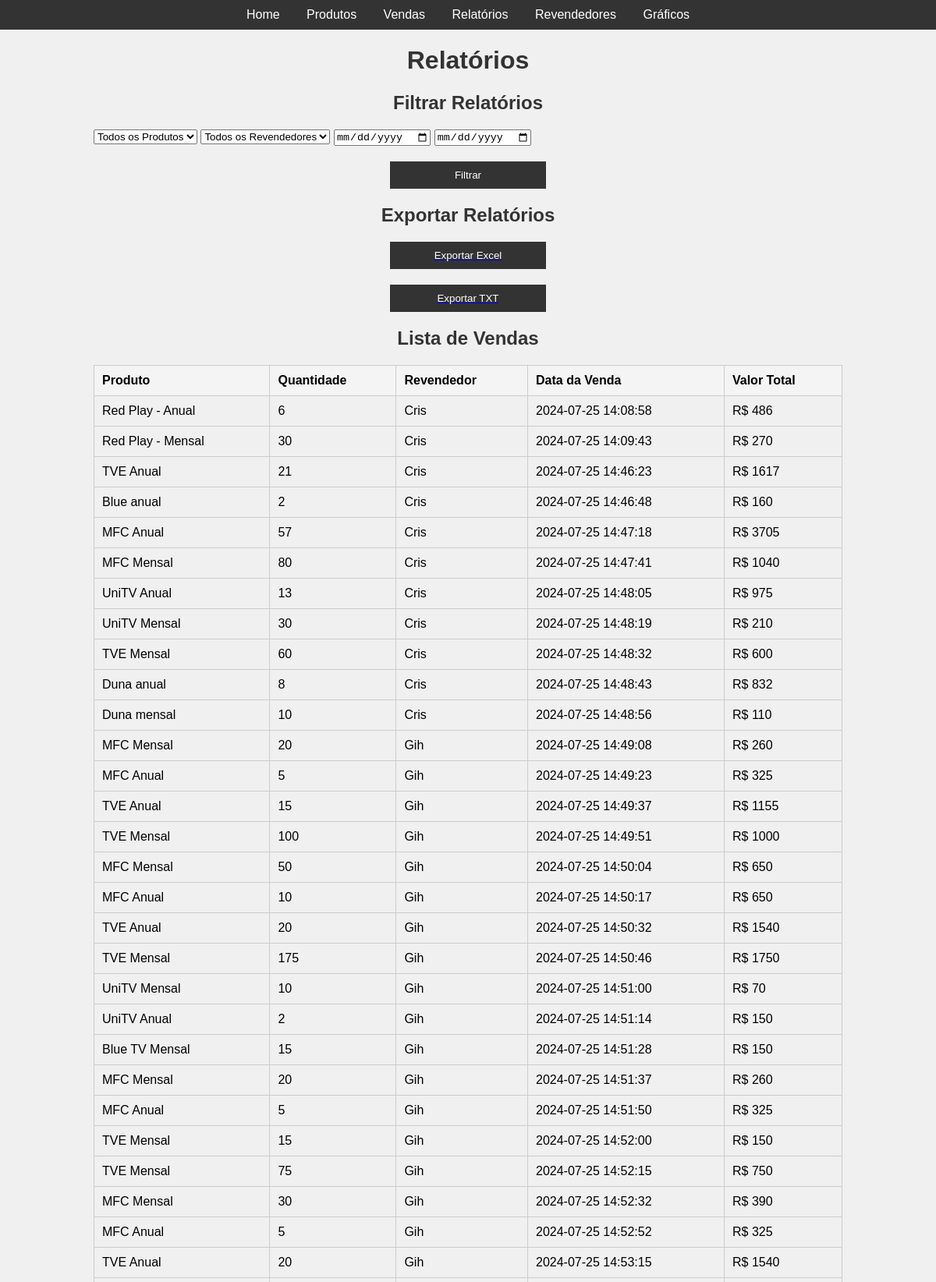
Screenshot of /relatorios (upper part) with the database file from the repository.
### tables this page shows
CREATE TABLE "sales" (
            id INTEGER PRIMARY KEY AUTOINCREMENT,
            product_id INTEGER,
            quantity INTEGER,
            buyer TEXT DEFAULT NULL,
            cliente_id INTEGER,
            sale_date TEXT
        , revendedor_id INTEGER);

CREATE TABLE products (
    id INTEGER PRIMARY KEY AUTOINCREMENT,
    name TEXT NOT NULL,
    price REAL NOT NULL,
    logo TEXT
);

CREATE TABLE revendedores (
            id INTEGER PRIMARY KEY AUTOINCREMENT,
            nome TEXT NOT NULL
        );

### app.py (the view)
@app.route('/relatorios', methods=['GET'])
def relatorios():
    product_filter = request.args.get('product_filter', type=int)
    revendedor_filter = request.args.get('revendedor_filter', type=int)
    query = """
        SELECT sales.id, products.name AS product_name, sales.quantity, revendedores.nome AS revendedor, sales.sale_date,
               (sales.quantity * products.price) AS total_value
        FROM sales
        INNER JOIN products ON sales.product_id = products.id
        INNER JOIN revendedores ON sales.revendedor_id = revendedores.id
    """
    conditions = []
    params = []
    if product_filter:
        conditions.append("sales.product_id = ?")
        params.append(product_filter)
    if revendedor_filter:
        conditions.append("sales.revendedor_id = ?")
        params.append(revendedor_filter)
    if conditions:
        query += " WHERE " + " AND ".join(conditions)
    conn = get_db_connection()
    sales_data = conn.execute(query, params).fetchall()
    products = conn.execute("SELECT * FROM products").fetchall()
    revendedores = conn.execute("SELECT * FROM revendedores").fetchall()
    conn.close()
    total_quantities = sum([sale['quantity'] for sale in sales_data])
    total_values = sum([sale['total_value'] for sale in sales_data])
    return render_template('relatorios.html', sales=sales_data, products=products, revendedores=revendedores, total_quantities=total_quantities, total_values=total_values)

### app.py (called while the page is built)
def get_db_connection():
    conn = sqlite3.connect('database.db')
    conn.row_factory = sqlite3.Row
    return conn

### templates/relatorios.html (shortened to what this page needs)
<!DOCTYPE html>
<html lang="en">
<head>
</head>
<body>
    <header>
        <nav>
            <a href="{{ url_for('index') }}">Home</a>
            <a href="{{ url_for('produtos') }}">Produtos</a>
            <a href="{{ url_for('vendas') }}">Vendas</a>
            <a href="{{ url_for('relatorios') }}">Relatórios</a>
            <a href="{{ url_for('revendedores') }}">Revendedores</a>
            <a href="{{ url_for('graficos') }}">Gráficos</a>
        </nav>
    </header>
    <div class="container">
        <h1>Relatórios</h1>
        <h2>Filtrar Relatórios</h2>
        <form method="get" action="{{ url_for('relatorios') }}">
            <select name="product_filter">
                <option value="">Todos os Produtos</option>
            </select>
            <select name="revendedor_filter">
                <option value="">Todos os Revendedores</option>
            </select>
            <input type="date" name="start_date">
            <input type="date" name="end_date">
            <button type="submit">Filtrar</button>
        </form>
        <h2>Exportar Relatórios</h2>
        <a href="{{ url_for('export_excel') }}">
            <button>Exportar Excel</button>
        </a>
        <a href="{{ url_for('export_text') }}">
            <button>Exportar TXT</button>
        </a>
        <h2>Lista de Vendas</h2>
        <table>
            <thead>
                <tr>
                    <th>Produto</th>
                    <th>Quantidade</th>
                    <th>Revendedor</th>
                    <th>Data da Venda</th>
                    <th>Valor Total</th>
                </tr>
            </thead>
            <tbody>
                {% for sale in sales %}
                <tr>
                    <td>{{ sale.product_name }}</td>
                    <td>{{ sale.quantity }}</td>
                    <td>{{ sale.revendedor }}</td>
                    <td>{{ sale.sale_date }}</td>
                    <td>R$ {{ sale.total_value }}</td>
                </tr>
                {% endfor %}
            </tbody>
        </table>
    </div>
</body>
</html>

### templates/relatorios.html (style rules this page uses)
body { font-family: Arial, sans-serif; margin: 0; padding: 0; background-color: #f0f0f0; }
header, footer { background-color: #333; color: white; text-align: center; padding: 10px 0; }
nav a { color: white; margin: 0 15px; text-decoration: none; }
.container { width: 80%; margin: auto; overflow: hidden; }
h1, h2 { text-align: center; color: #333; }
table { width: 100%; border-collapse: collapse; margin: 20px 0; }
table, th, td { border: 1px solid #ccc; }
th, td { padding: 10px; text-align: left; }
th { background-color: #f4f4f4; }
button { background-color: #333; color: white; border: none; padding: 10px; cursor: pointer; display: block; margin: 20px auto; width: 200px; }

### rows the page displays
sales: product_name "Red Play - Anual", quantity "6", revendedor "Cris", sale_date "2024-07-25 14:08:58", total_value "486"
sales: product_name "Red Play - Mensal", quantity "30", revendedor "Cris", sale_date "2024-07-25 14:09:43", total_value "270"
sales: product_name "TVE Anual", quantity "21", revendedor "Cris", sale_date "2024-07-25 14:46:23", total_value "1617"
sales: product_name "Blue anual", quantity "2", revendedor "Cris", sale_date "2024-07-25 14:46:48", total_value "160"
sales: product_name "MFC Anual", quantity "57", revendedor "Cris", sale_date "2024-07-25 14:47:18", total_value "3705"
sales: product_name "MFC Mensal", quantity "80", revendedor "Cris", sale_date "2024-07-25 14:47:41", total_value "1040"
sales: product_name "UniTV Anual", quantity "13", revendedor "Cris", sale_date "2024-07-25 14:48:05", total_value "975"
sales: product_name "UniTV Mensal", quantity "30", revendedor "Cris", sale_date "2024-07-25 14:48:19", total_value "210"
sales: product_name "TVE Mensal", quantity "60", revendedor "Cris", sale_date "2024-07-25 14:48:32", total_value "600"
sales: product_name "Duna anual", quantity "8", revendedor "Cris", sale_date "2024-07-25 14:48:43", total_value "832"
sales: product_name "Duna mensal", quantity "10", revendedor "Cris", sale_date "2024-07-25 14:48:56", total_value "110"
sales: product_name "MFC Mensal", quantity "20", revendedor "Gih", sale_date "2024-07-25 14:49:08", total_value "260"
sales: product_name "MFC Anual", quantity "5", revendedor "Gih", sale_date "2024-07-25 14:49:23", total_value "325"
sales: product_name "TVE Anual", quantity "15", revendedor "Gih", sale_date "2024-07-25 14:49:37", total_value "1155"
sales: product_name "TVE Mensal", quantity "100", revendedor "Gih", sale_date "2024-07-25 14:49:51", total_value "1000"
sales: product_name "MFC Mensal", quantity "50", revendedor "Gih", sale_date "2024-07-25 14:50:04", total_value "650"
sales: product_name "MFC Anual", quantity "10", revendedor "Gih", sale_date "2024-07-25 14:50:17", total_value "650"
sales: product_name "TVE Anual", quantity "20", revendedor "Gih", sale_date "2024-07-25 14:50:32", total_value "1540"
sales: product_name "TVE Mensal", quantity "175", revendedor "Gih", sale_date "2024-07-25 14:50:46", total_value "1750"
sales: product_name "UniTV Mensal", quantity "10", revendedor "Gih", sale_date "2024-07-25 14:51:00", total_value "70"
sales: product_name "UniTV Anual", quantity "2", revendedor "Gih", sale_date "2024-07-25 14:51:14", total_value "150"
sales: product_name "Blue TV Mensal", quantity "15", revendedor "Gih", sale_date "2024-07-25 14:51:28", total_value "150"
sales: product_name "MFC Mensal", quantity "20", revendedor "Gih", sale_date "2024-07-25 14:51:37", total_value "260"
sales: product_name "MFC Anual", quantity "5", revendedor "Gih", sale_date "2024-07-25 14:51:50", total_value "325"
sales: product_name "TVE Mensal", quantity "15", revendedor "Gih", sale_date "2024-07-25 14:52:00", total_value "150"
sales: product_name "TVE Mensal", quantity "75", revendedor "Gih", sale_date "2024-07-25 14:52:15", total_value "750"
sales: product_name "MFC Mensal", quantity "30", revendedor "Gih", sale_date "2024-07-25 14:52:32", total_value "390"
sales: product_name "MFC Anual", quantity "5", revendedor "Gih", sale_date "2024-07-25 14:52:52", total_value "325"
sales: product_name "TVE Anual", quantity "20", revendedor "Gih", sale_date "2024-07-25 14:53:15", total_value "1540"
